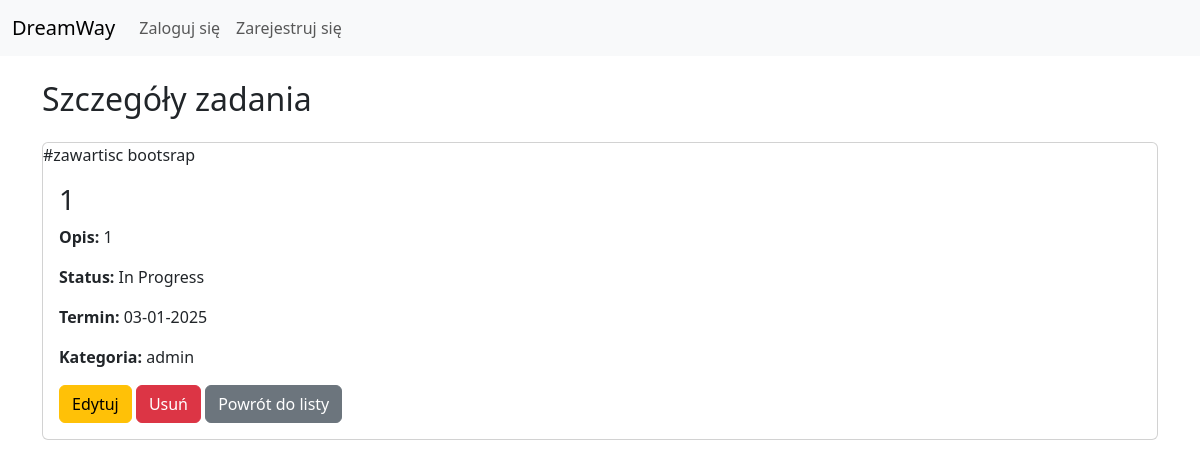
Page /4/ on the committed database.
### tasks/models.py (models this page shows, shortened)
class Task(models.Model):
    STATUS_CHOICES = [
        ('todo', 'To Do'),
        ('in_progress', 'In Progress'),
        ('done', 'Done'),
    ]
    title = models.CharField(max_length=100)
    description = models.TextField(blank=True,null=True)
    status = models.CharField(max_length=15, choices=STATUS_CHOICES, default='todo')
    due_date = models.DateField(blank=True, null=True)
    category = models.ForeignKey(Category, on_delete=models.CASCADE, related_name='tasks')
    user = models.ForeignKey(User, on_delete=models.CASCADE, related_name='tasks')

class Category(models.Model):
    name = models.CharField(max_length=50, unique=True)

### tasks/views.py (the view)
# urls.py: path('<int:pk>/', TaskDetailView.as_view(), name='task_detail'),
class TaskDetailView(DetailView):
    model = Task
    template_name = 'task_detail.html'

### tasks/templates/task_detail.html
{% extends 'base.html' %}
{% block content %}
<h2 class="mb-4">Szczegóły zadania</h2>
<div class="card">#zawartisc bootsrap
    <div class="card-body">
        <h3 class="card-title">{{ object.title }}</h3>
        <p class="card-text">
            <strong>Opis:</strong> {{ object.description|default:"Brak opisu" }}
        </p>
        <p class="card-text">
            <strong>Status:</strong> {{ object.get_status_display }}
        </p>
        <p class="card-text">
            <strong>Termin:</strong> {{ object.due_date|date:"d-m-Y" }}
        </p>
        <p class="card-text">
            <strong>Kategoria:</strong> {{ object.category.name|default:"Nieprzypisana" }}
        </p>
        <a href="{% url 'task_edit' object.pk %}" class="btn btn-warning">Edytuj</a>
        <a href="{% url 'task_delete' object.pk %}" class="btn btn-danger">Usuń</a>
        <a href="{% url 'task_list' %}" class="btn btn-secondary">Powrót do listy</a>
    </div>
</div>
{% endblock %}

### rows in the picture
Task: title "1", description "1", status "In Progress", due_date "03-01-2025", category.name "admin"
